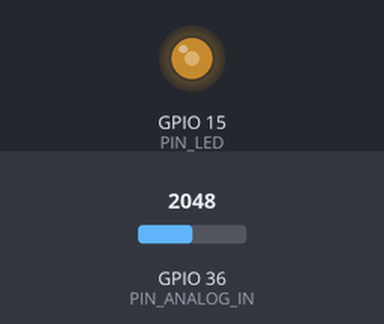
The sketch below on a simulated ESP32. Shown: output pins drawn as LEDs (lit = HIGH). The inputs (shaded band) are chosen by the test bench; at power-on: GPIO 36 (PIN_ANALOG_IN) = 2048.

Above: at 1.2 s.
1.3 s: GPIO 36 (PIN_ANALOG_IN) set to 2866
At 2.3 s:
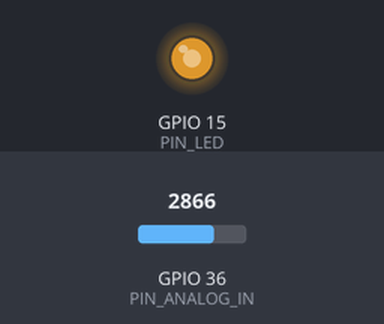
2.8 s: GPIO 36 (PIN_ANALOG_IN) set to 3603
At 3.5 s:
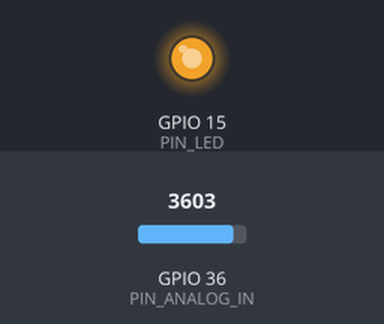
4.3 s: GPIO 36 (PIN_ANALOG_IN) set to 491
At 4.6 s:
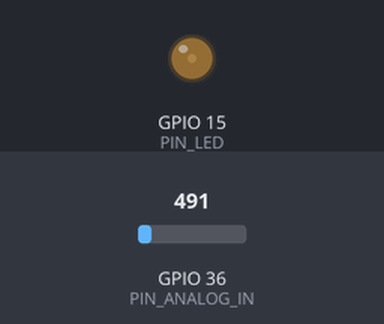
5.8 s: GPIO 36 (PIN_ANALOG_IN) set to 0
At 6.6 s:
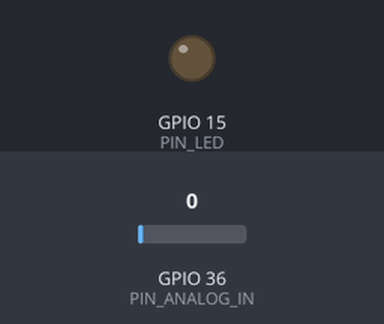
Timing chart, 0 to 8.3 s (numbered marks = the images above; inputs shaded):
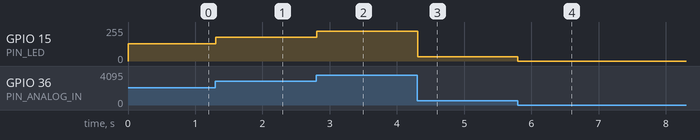

Measured:
- after the input at 1.3 s, GPIO 15 (PIN_LED): 128/255 → 178/255 at once
- after the input at 2.8 s, GPIO 15 (PIN_LED): 178/255 → 224/255 at once
- after the input at 4.3 s, GPIO 15 (PIN_LED): 224/255 → 31/255 at once
- after the input at 5.8 s, GPIO 15 (PIN_LED): 31/255 → 0/255 at once

The sketch:

Project_22.2_Dimming_Light.ino
```cpp
//**********************************************************************************
/*
 * 文件名  : 调光灯
 * 描述 : 通过电位器控制LED的亮度.
*/
#define PIN_ANALOG_IN    36  //电位器的引脚
#define PIN_LED     15  // LED的引脚
#define CHAN            0
void setup() {
  ledcSetup(CHAN, 1000, 12);
  ledcAttachPin(PIN_LED, CHAN);
}

void loop() {
  int adcVal = analogRead(PIN_ANALOG_IN); //读adc
  int pwmVal = adcVal;        // adcVal重映射到pwmVal
  ledcWrite(CHAN, pwmVal);    // 设置脉冲宽度.
  delay(10);
}
//**********************************************************************************
```
